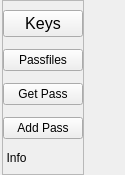
        <widget class="QFrame" name="menu_frame">
         <property name="sizePolicy">
          <sizepolicy hsizetype="Expanding" vsizetype="Expanding">
           <horstretch>0</horstretch>
           <verstretch>0</verstretch>
          </sizepolicy>
         </property>
         <property name="minimumSize">
          <size>
           <width>125</width>
           <height>0</height>
          </size>
         </property>
         <property name="maximumSize">
          <size>
           <width>0</width>
           <height>16777215</height>
          </size>
         </property>
         <property name="styleSheet">
          <string notr="true"/>
         </property>
         <property name="frameShape">
          <enum>QFrame::NoFrame</enum>
         </property>
         <property name="frameShadow">
          <enum>QFrame::Plain</enum>
         </property>
         <layout class="QVBoxLayout" name="verticalLayout_2">
          <property name="spacing">
           <number>6</number>
          </property>
          <property name="leftMargin">
           <number>2</number>
          </property>
          <property name="topMargin">
           <number>0</number>
          </property>
          <property name="rightMargin">
           <number>0</number>
          </property>
          <property name="bottomMargin">
           <number>0</number>
          </property>
          <item alignment="Qt::AlignLeft|Qt::AlignTop">
           <widget class="QFrame" name="frame_5">
            <property name="frameShape">
             <enum>QFrame::StyledPanel</enum>
            </property>
            <property name="frameShadow">
             <enum>QFrame::Plain</enum>
            </property>
            <layout class="QVBoxLayout" name="verticalLayout_6">
             <property name="spacing">
              <number>12</number>
             </property>
             <property name="leftMargin">
              <number>0</number>
             </property>
             <property name="topMargin">
              <number>9</number>
             </property>
             <property name="rightMargin">
              <number>0</number>
             </property>
             <item alignment="Qt::AlignLeft">
              <widget class="QPushButton" name="key_btn">
               <property name="font">
                <font>
                 <family>Cantarell</family>
                 <pointsize>12</pointsize>
                 <italic>false</italic>
                 <bold>false</bold>
                </font>
               </property>
               <property name="text">
                <string>Keys</string>
               </property>
               <property name="icon">
                <iconset resource="resource.qrc">
                 <normaloff>:/icons/assets/icons/key.png</normaloff>:/icons/assets/icons/key.png</iconset>
               </property>
               <property name="iconSize">
                <size>
                 <width>22</width>
                 <height>22</height>
                </size>
               </property>
              </widget>
             </item>
             <item alignment="Qt::AlignLeft">
              <widget class="QPushButton" name="files_btn">
               <property name="text">
                <string>Passfiles</string>
               </property>
               <property name="icon">
                <iconset resource="resource.qrc">
                 <normaloff>:/icons/assets/icons/folder.png</normaloff>:/icons/assets/icons/folder.png</iconset>
               </property>
               <property name="iconSize">
                <size>
                 <width>22</width>
                 <height>22</height>
                </size>
               </property>
              </widget>
             </item>
             <item alignment="Qt::AlignLeft">
              <widget class="QPushButton" name="getpass_btn">
               <property name="text">
                <string>Get Pass</string>
               </property>
               <property name="icon">
                <iconset resource="resource.qrc">
                 <normaloff>:/icons/assets/icons/unlock.png</normaloff>:/icons/assets/icons/unlock.png</iconset>
               </property>
               <property name="iconSize">
                <size>
                 <width>22</width>
                 <height>22</height>
                </size>
               </property>
              </widget>
             </item>
             <item alignment="Qt::AlignLeft">
              <widget class="QPushButton" name="pass_btn">
               <property name="text">
                <string>Add Pass</string>
               </property>
               <property name="icon">
                <iconset resource="resource.qrc">
                 <normaloff>:/icons/assets/icons/plus-square.png</normaloff>:/icons/assets/icons/plus-square.png</iconset>
               </property>
               <property name="iconSize">
                <size>
                 <width>22</width>
                 <height>22</height>
                </size>
               </property>
              </widget>
             </item>
             <item alignment="Qt::AlignLeft">
              <widget class="QPushButton" name="info_btn">
               <property name="styleSheet">
                <string notr="true">border-radius:25px;</string>
               </property>
               <property name="text">
                <string> Info</string>
               </property>
               <property name="icon">
                <iconset resource="resource.qrc">
                 <normaloff>:/icons/assets/icons/info.png</normaloff>:/icons/assets/icons/info.png</iconset>
               </property>
               <property name="iconSize">
                <size>
                 <width>22</width>
                 <height>22</height>
                </size>
               </property>
              </widget>
             </item>
            </layout>
           </widget>
          </item>
         </layout>
        </widget>
